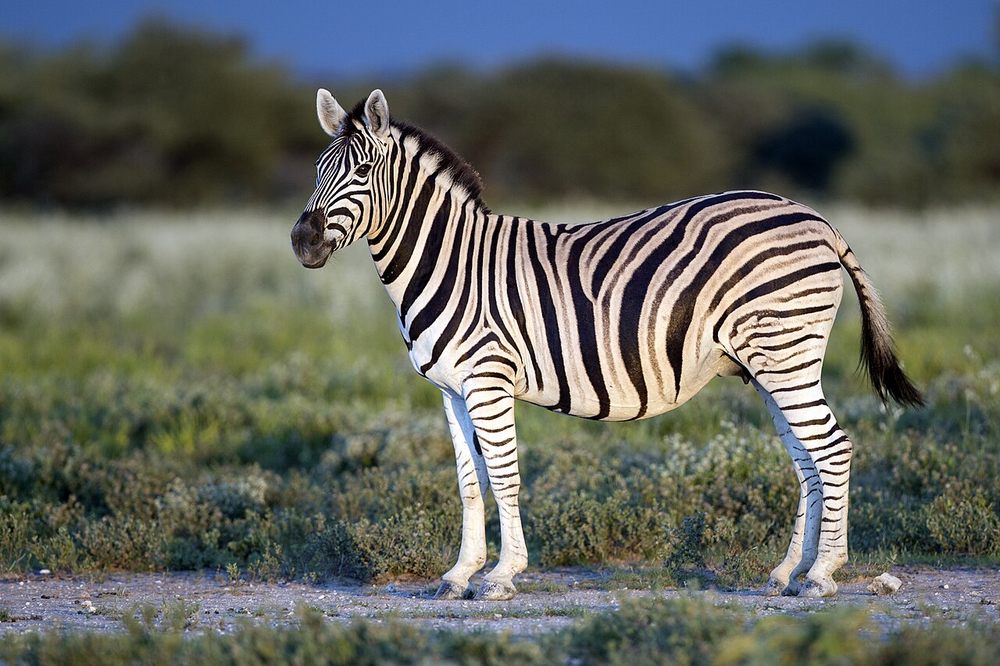
#> input picture lab1/zebra.png, 1000 x 666 px, shrunk from 1280 x 853 before the run
$ jupyter execute lab1.ipynb
#> lines starting #> are read from the running program, lines starting #| are printed output that depends on the picture; after the words box and inside, x2 and y2 are one past the last pixel; in counts of white or black regions, pixels touching at a corner belong together
# lab 1

## NumPy basics

[cell 1]
import numpy as np

[cell 2]
# Сгенерируем случайный массив
np.random.seed(52)
arr = np.random.randint(0,100,12)

[cell 3]
arr

[cell 4]
print(f"""
    min: {arr.min()}
    max: {arr.max()}
    min_index: {arr.argmin()}
    max_index: {arr.argmax()}""")

[cell 5]
arr.mean()

[cell 6]
arr[arr > 50]

[cell 7]
arr[2:5]

[cell 8]
arr = arr.reshape(4, 3)
arr

[cell 9]
arr.T

[cell 10]
arr[1:3, 1:2]

## OpenCV basics

Выделим зебру на картине

[cell 11]
import cv2
import numpy as np
import matplotlib.pyplot as plt

def show_step(img, step_name):
    plt.imshow(img, cmap='gray')
    plt.title(step_name)
    plt.axis('off')
    plt.show()

img_filename = 'zebra.png'
img = cv2.imread(img_filename)
#> img is the input picture: shape (666, 1000, 3); mean B, G, R 96.1, 102.6, 98.8

show_step(img, '0. Original zebra')

[cell 12]
gray = cv2.cvtColor(img, cv2.COLOR_BGR2GRAY)
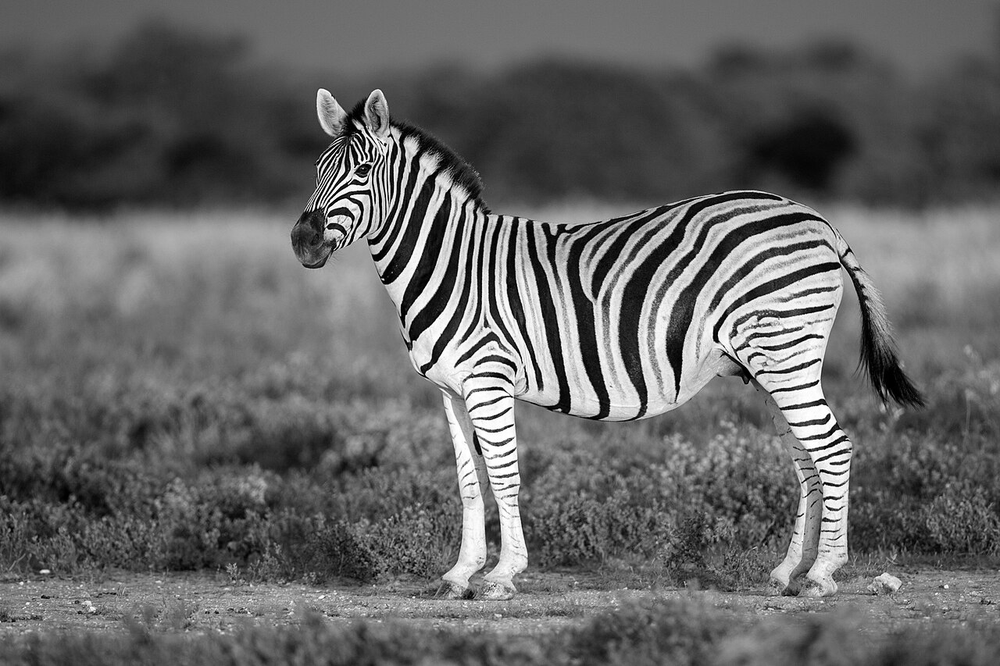
#> gray: shape (666, 1000); min 0, max 255, mean 100.7
show_step(gray, '1. Grayscale zebra')

[cell 13]
blurred = cv2.GaussianBlur(gray, (15, 15), 0)
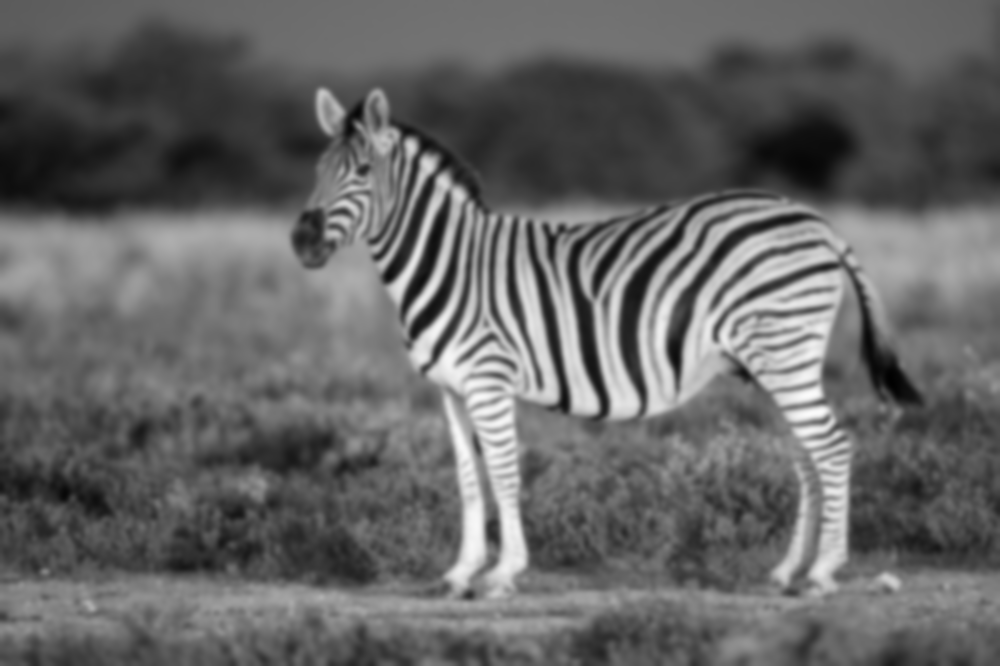
#> blurred: shape (666, 1000); min 1, max 251, mean 100.7
show_step(blurred, '2. Blurred zebra')

[cell 14]
edged = cv2.Canny(blurred, 50, 150)
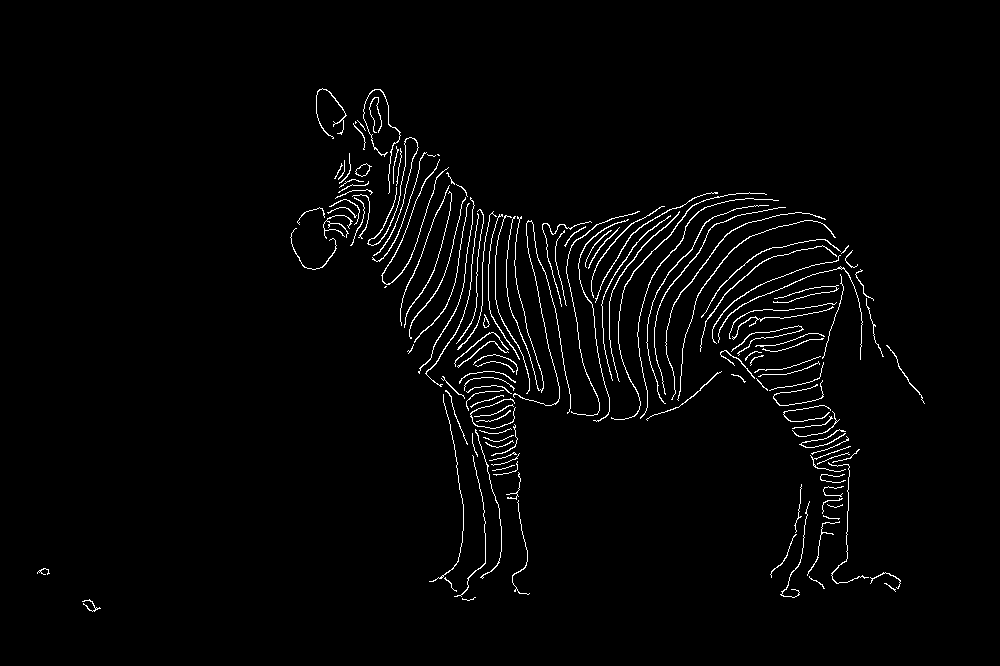
#> edged: shape (666, 1000); 2.2% white in thin lines or dots, all inside (x1, y1, x2, y2) = (37, 88, 925, 612)
show_step(edged, '3. Canny Edges')

[cell 15]
kernel = np.ones((17, 17), np.uint8)

dilated = cv2.dilate(edged, kernel, iterations=1)
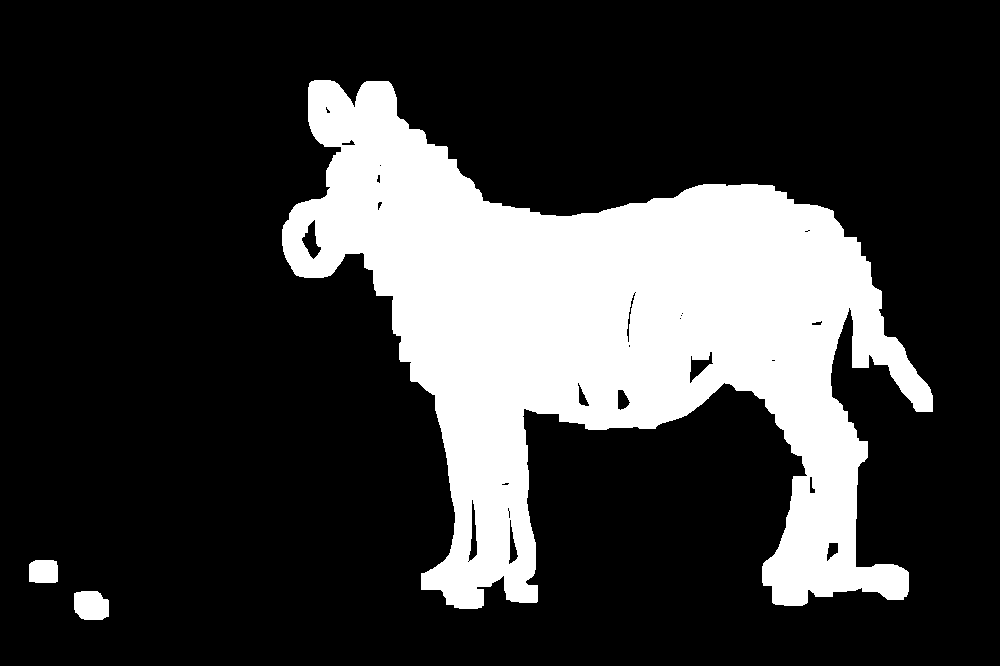
#> dilated: shape (666, 1000); 22.7% white; 3 white regions

show_step(dilated, '4. Dilated Edges')

[cell 16]
contours, _ = cv2.findContours(dilated, cv2.RETR_EXTERNAL, cv2.CHAIN_APPROX_SIMPLE)
#> contours = 3 contours; box (x1, y1, x2, y2) and area: (282, 80, 933, 609) 149954, (74, 591, 109, 620) 831, (29, 560, 58, 583) 591

zebra_contour = max(contours, key=cv2.contourArea)
#> zebra_contour = contour of 959 points, box (x1, y1, x2, y2) (282, 80, 933, 609), area 149954
x, y, w, h = cv2.boundingRect(zebra_contour)
#> x = 282; y = 80; w = 651; h = 529

result = img.copy()
cv2.rectangle(result, (x, y), (x + w, y + h), (0, 255, 0), 5)
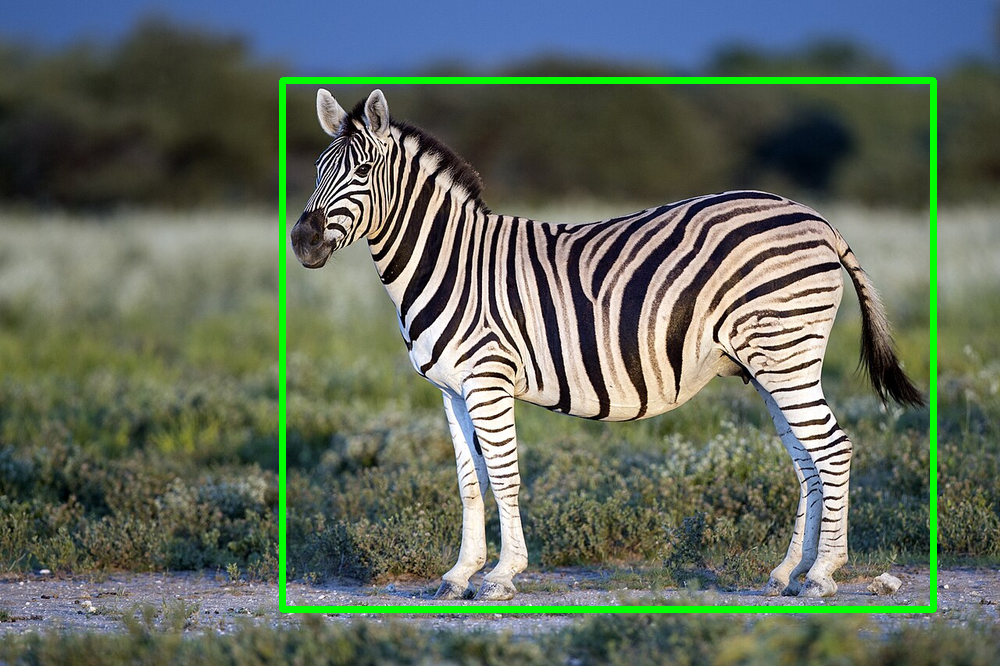
#> result: shape (666, 1000, 3); 2.48% of pixels changed, all inside (x1, y1, x2, y2) = (279, 77, 937, 613)

show_step(cv2.cvtColor(result, cv2.COLOR_BGR2RGB), '5. Final Detection')

## OpenCV rectangle() implementation

[cell 17]
def rectangle(img, pt1, pt2, color, thickness=1):
#> called with pt1 = (282, 80), pt2 = (933, 609), color = (0, 255, 0), thickness = 5
    x1, y1 = pt1
    x2, y2 = pt2

    res = img.copy()
    h, w = res.shape[:2]
#> h = 666; w = 1000

    x1 = np.clip(x1, 0, w)
#> x1 = 282
    x2 = np.clip(x2, 0, w)
#> x2 = 933
    y1 = np.clip(y1, 0, h)
#> y1 = 80
    y2 = np.clip(y2, 0, h)
#> y2 = 609


    res[y1:min(y1 + thickness, h), x1:x2] = color
    res[max(0, y2 - thickness):y2, x1:x2] = color
    res[y1:y2, x1:min(w, x1 + thickness)] = color
    res[y1:y2, max(0, x2 - thickness):x2] = color
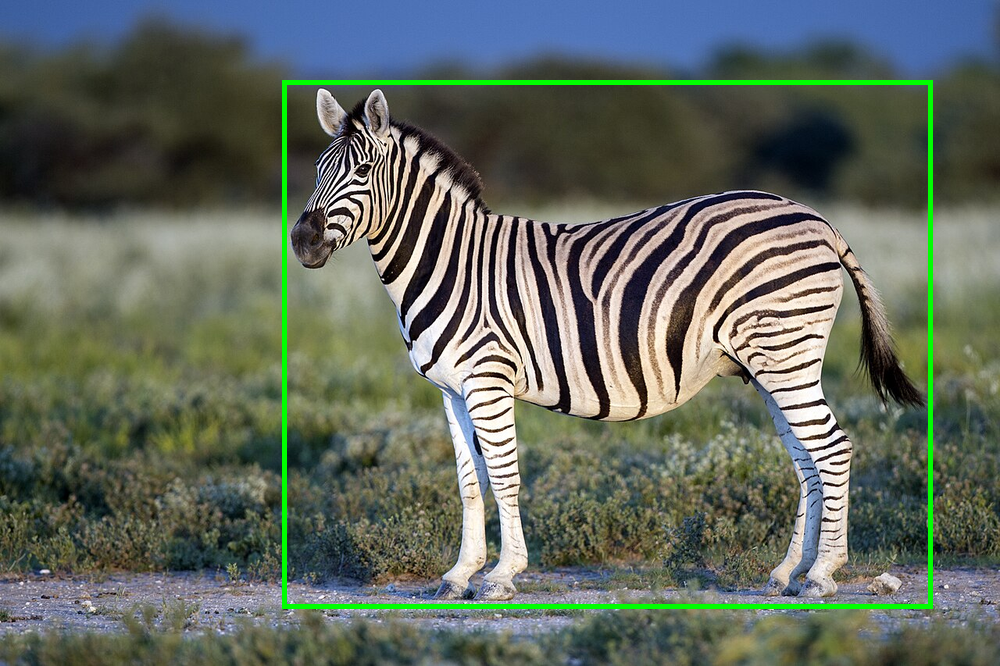
#> res: shape (666, 1000, 3); mean B, G, R 94.5, 105.3, 97.1

    return res


final_img = rectangle(img, (x, y), (x + w, y + h), (0, 255, 0), 5)
show_step(final_img, 'Custom rectangle')
